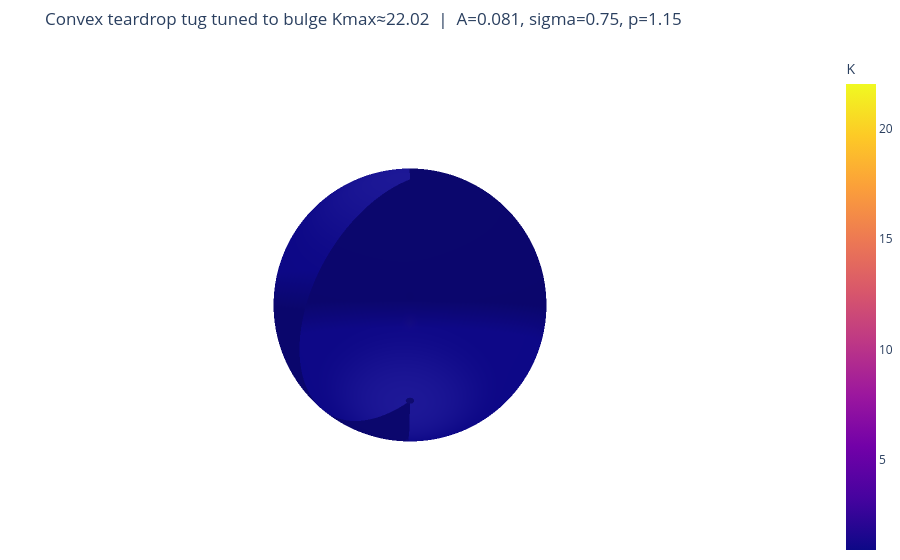

The cell this chart's notebook holds for it:
### Code cell
import numpy as np
import plotly.graph_objects as go

# ----------------------------
# Grid
# ----------------------------
n_th, n_ph = 180, 360
theta = np.linspace(1e-3, np.pi - 1e-3, n_th)
phi   = np.linspace(0, 2*np.pi, n_ph, endpoint=False)
TH, PH = np.meshgrid(theta, phi, indexing="ij")

dtheta = theta[1] - theta[0]
dphi   = phi[1] - phi[0]

# ----------------------------
# Periodic derivatives in phi
# ----------------------------
def dphi_periodic(A):
    return (np.roll(A, -1, axis=1) - np.roll(A, +1, axis=1)) / (2.0 * dphi)

def dphi2_periodic(A):
    return (np.roll(A, -1, axis=1) - 2.0*A + np.roll(A, +1, axis=1)) / (dphi**2)

def dtheta_nonperiodic(A):
    return np.gradient(A, dtheta, axis=0, edge_order=2)

def gaussian_curvature_from_xyz(X, Y, Z):
    X_th = dtheta_nonperiodic(X);  X_ph = dphi_periodic(X)
    Y_th = dtheta_nonperiodic(Y);  Y_ph = dphi_periodic(Y)
    Z_th = dtheta_nonperiodic(Z);  Z_ph = dphi_periodic(Z)

    r_th = np.stack([X_th, Y_th, Z_th], axis=-1)
    r_ph = np.stack([X_ph, Y_ph, Z_ph], axis=-1)

    E = np.sum(r_th*r_th, axis=-1)
    F = np.sum(r_th*r_ph, axis=-1)
    G = np.sum(r_ph*r_ph, axis=-1)

    N = np.cross(r_th, r_ph)
    Nn = np.linalg.norm(N, axis=-1)
    n = N / (Nn[..., None] + 1e-12)

    X_thth = dtheta_nonperiodic(X_th)
    Y_thth = dtheta_nonperiodic(Y_th)
    Z_thth = dtheta_nonperiodic(Z_th)

    X_phph = dphi2_periodic(X)
    Y_phph = dphi2_periodic(Y)
    Z_phph = dphi2_periodic(Z)

    X_thph = dtheta_nonperiodic(X_ph)
    Y_thph = dtheta_nonperiodic(Y_ph)
    Z_thph = dtheta_nonperiodic(Z_ph)

    r_thth = np.stack([X_thth, Y_thth, Z_thth], axis=-1)
    r_thph = np.stack([X_thph, Y_thph, Z_thph], axis=-1)
    r_phph = np.stack([X_phph, Y_phph, Z_phph], axis=-1)

    e = np.sum(r_thth*n, axis=-1)
    f = np.sum(r_thph*n, axis=-1)
    g = np.sum(r_phph*n, axis=-1)

    den = (E*G - F**2)
    K = (e*g - f**2) / (den + 1e-12)
    return K

def close_seam(A):
    return np.concatenate([A, A[:, :1]], axis=1)

# ----------------------------
# Angular distance from tug direction
# ----------------------------
def angular_distance(theta0, phi0):
    cos_d = (np.sin(TH)*np.sin(theta0)*np.cos(PH - phi0) + np.cos(TH)*np.cos(theta0))
    return np.arccos(np.clip(cos_d, -1.0, 1.0))

# ----------------------------
# Target Kmax from your bulge
# ----------------------------
R = 1.0
bulge_amp = 0.35
sigma_bulge = 0.22
theta0, phi0 = np.pi/3, np.pi/4

d = angular_distance(theta0, phi0)
r_bulge = R * (1.0 + bulge_amp*np.exp(-(d**2)/(2*sigma_bulge**2)))

Xb = r_bulge*np.sin(TH)*np.cos(PH)
Yb = r_bulge*np.sin(TH)*np.sin(PH)
Zb = r_bulge*np.cos(TH)

Kb = gaussian_curvature_from_xyz(Xb, Yb, Zb)
target_Kmax = float(np.max(Kb))
print(f"Target bulge Kmax = {target_Kmax:.6f}")

# ----------------------------
# Teardrop tug model (axisymmetric)
# s(d) = exp(-(d/sigma)^p) with p ~ 1 gives a long, quasi-conical shoulder.
# ----------------------------
sigma = 0.75   # bigger = broader shoulder (less likely to create K<0)
p = 1.15       # ~1 = long tail / teardrop feel; increase to make it more "bump-like"

def teardrop_curvature(A):
    s = np.exp(- (d / sigma)**p)
    r = R * (1.0 + A*s)
    X = r*np.sin(TH)*np.cos(PH)
    Y = r*np.sin(TH)*np.sin(PH)
    Z = r*np.cos(TH)
    K = gaussian_curvature_from_xyz(X, Y, Z)
    return float(np.min(K)), float(np.max(K)), (X, Y, Z, K)

# ----------------------------
# Find A such that:
#   (1) Kmin(A) > 0 (convex everywhere)
#   (2) Kmax(A) ~= target_Kmax
# Strategy:
#   - grow A until either Kmin hits 0 (convexity breaks) or Kmax passes target.
#   - then bisection on A for Kmax, staying within convex region.
# ----------------------------
A_lo = 0.0
Kmin_lo, Kmax_lo, _ = teardrop_curvature(A_lo)

A_hi = 0.2
for _ in range(40):
    Kmin_hi, Kmax_hi, _ = teardrop_curvature(A_hi)
    if Kmin_hi <= 0:
        # went too far; convexity broke
        break
    if Kmax_hi >= target_Kmax:
        # we bracketed the target within convex regime
        break
    A_hi *= 1.25

Kmin_hi, Kmax_hi, _ = teardrop_curvature(A_hi)

if Kmin_hi <= 0:
    raise RuntimeError(
        "With current sigma,p, convexity breaks before reaching the target Kmax. "
        "Try increasing sigma (broader shoulder) or lowering p (longer tail)."
    )
if Kmax_hi < target_Kmax:
    raise RuntimeError(
        "Even at the tested A_hi the Kmax didn't reach target. "
        "Try increasing A_hi cap or decreasing sigma a bit."
    )

# Bisection for Kmax match (convexity should hold across [A_lo,A_hi] by construction)
for _ in range(35):
    A_mid = 0.5*(A_lo + A_hi)
    Kmin_mid, Kmax_mid, _ = teardrop_curvature(A_mid)
    if Kmax_mid >= target_Kmax:
        A_hi = A_mid
    else:
        A_lo = A_mid

A_star = 0.5*(A_lo + A_hi)
Kmin_star, Kmax_star, (X, Y, Z, K) = teardrop_curvature(A_star)
print(f"Tuned teardrop: A={A_star:.6f}, sigma={sigma}, p={p}")
print(f"Kmin={Kmin_star:.6f} (should be >0), Kmax={Kmax_star:.6f} (target {target_Kmax:.6f})")

# ----------------------------
# Plot interactive surface colored by K (Option B seam close)
# ----------------------------
Xc, Yc, Zc, Kc = close_seam(X), close_seam(Y), close_seam(Z), close_seam(K)

step = 3
fig = go.Figure(go.Surface(
    x=Xc[::step, ::step],
    y=Yc[::step, ::step],
    z=Zc[::step, ::step],
    surfacecolor=Kc[::step, ::step],
    showscale=True,
    colorbar=dict(title="K"),
    opacity=0.98
))

fig.update_layout(
    title=f"Convex teardrop tug tuned to bulge Kmax≈{target_Kmax:.2f}  |  A={A_star:.3f}, sigma={sigma}, p={p}",
    scene=dict(
        xaxis=dict(visible=False),
        yaxis=dict(visible=False),
        zaxis=dict(visible=False),
        aspectmode="data",
    ),
    margin=dict(l=0, r=0, t=50, b=0),
)

fig.show()

### Figure 1 — Plotly figure (JSON) as saved in the notebook; plotly's stock layout.template omitted (floating-point values rounded to 4 significant figures; data arrays with more than 128 entries replaced by an {"elided": "..."} marker saying what was removed)
{"data": [{"colorbar": {"title": {"text": "K"}}, "opacity": 0.98, "showscale": true, "surfacecolor": {"elided": "60x121 float values"}, "type": "surface", "x": {"elided": "60x121 float values"}, "y": {"elided": "60x121 float values"}, "z": {"elided": "60x121 float values"}}], "layout": {"margin": {"b": 0, "l": 0, "r": 0, "t": 50}, "scene": {"aspectmode": "data", "xaxis": {"visible": false}, "yaxis": {"visible": false}, "zaxis": {"visible": false}}, "title": {"text": "Convex teardrop tug tuned to bulge Kmax≈22.02  |  A=0.081, sigma=0.75, p=1.15"}}}
